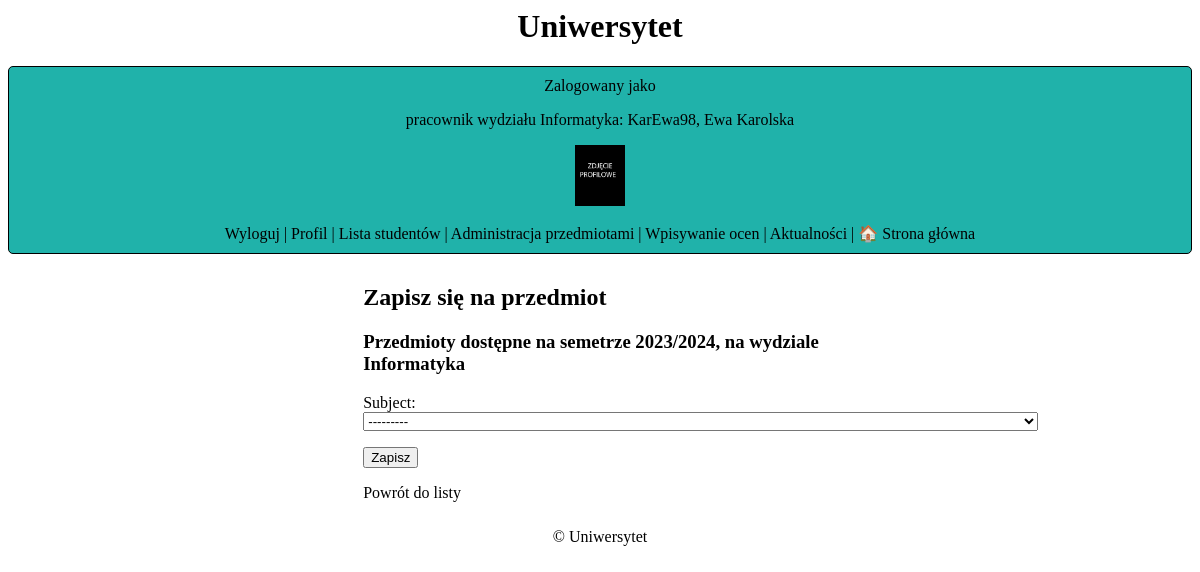
Screenshot of /education/create/ (signed in) with the database file from the repository.
### uczelnia/models.py (models this page shows, shortened)
class CustomUser(AbstractUser):
    first_name = models.CharField(max_length=100, blank=False, null=False)
    last_name = models.CharField(max_length=100, blank=False, null=False)
    avatar = models.ImageField(default='default.png', upload_to='profile_pics')
    birthday = models.DateField(default=date(2000, 1, 1))
    phone = models.CharField(max_length=9, blank=False)
    address = models.CharField(max_length=100, blank=False)
    semester = models.CharField(max_length=100, default="2023/2024")  # semestr na którym jest student
    department = models.ForeignKey(Department, on_delete=models.CASCADE,
                                   null=False)  # w jakim wydziale studiuje student lub zatrudniony jest pracownik
    is_employee = models.BooleanField(default=False)  # czy użytkownik jest pracownikiem
    is_verified = models.BooleanField(default=False) #veryfikacja przez admina

class Department(models.Model):
    name = models.CharField(max_length=100, blank=False, null=False)
    def __str__(self):
        return self.name

### uczelnia/views.py (the view, shortened to what this page needs)
# urls.py: path('education/create/', EducationCreateView.as_view(), name='education_create'),
class EducationCreateView(CreateView):
    model = Education
    template_name = 'education_create.html'
    success_url = reverse_lazy('education_list') ## URL, na który zostanie przekierowany użytkownik
    fields = ['subject'] #jest to pole modelu, które mają być wyświetlone w formularzu
    def get_form(self, form_class=None):
        form = super().get_form(form_class) #tą metodą dostosowuje sobie  formularz przed jego wyświetleniem.
        form.fields['subject'].queryset = Subject.objects.filter( #ograniczam queryset dla pola 'subject'
            Q(semester=self.request.user.semester) & Q(teacher__department=self.request.user.department))
        return form

### uczelnia/models.py (called while the page is built)
    def __str__(self):
        return self.name + ", semestr:" + self.semester + ", prowadzący: " + self.teacher.first_name + " " + self.teacher.last_name + ", wydział: " + self.teacher.department.name

### uczelnia/templates/education_create.html (shortened to what this page needs)
{% extends 'base.html' %}
{% block content %}
  <h2>Zapisz się na przedmiot</h2>
  <h3>Przedmioty dostępne na semetrze {{user.semester}}, na wydziale {{user.department}}</h3>
  <form method="post">
    {{ form.as_p }}
    <button type="submit">Zapisz</button>
  </form>
  <a href="{% url 'education_list' %}">Powrót do listy</a>
{% endblock %}

### uczelnia/templates/base.html
{% load static %}
<head>
  <link rel="stylesheet" href="{% static 'style.css' %}" />
</head>
<body>
  <center>
      <h1>Uniwersytet</h1>
      <header>
          {% if user.is_authenticated %}
          Zalogowany jako
        {% if user.is_superuser %}
          <p>Administrator: {{ user.username }}</p>
        {% elif user.is_employee %}
          <p>pracownik wydziału {{user.department}}: {{ user.username }}, {{user.first_name}} {{user.last_name}}</p>
        {% else %}
          <p>student wydziału {{user.department}}: {{ user.username }}, {{user.first_name}} {{user.last_name}}, semestr {{user.semester}}</p>
        {% endif %}
        <img src="{{user.avatar.url}}" width="50px">
<br>  <br>
      <a href="{% url 'logout' %}">Wyloguj</a>
      |
      <a href="{% url 'edit_profile' %}">Profil</a>
      |
        {% if user.is_superuser %}
          <p>Administrator: {{ user.username }}</p>
            <a href="{% url 'admin_home' %}">Panel Administratora</a> |
          <a href="{% url 'verification_list' %}">Weryfikacja użytkowników</a> |
            <a href="{% url 'news_list' %}">Aktualności</a>
        {% elif user.is_employee %}
              <a href="{% url 'user_list' %}">Lista studentów</a>
               |
              <a href="{% url 'subject_list' %}">Administracja przedmiotami</a>
              |
              <a href="{% url 'education_list' %}">Wpisywanie ocen</a> |
            <a href="{% url 'news_list' %}">Aktualności</a>
        {% else %}
              <a href="{% url 'education_list' %}">Nauka</a> |
            <a href="{% url 'news_list' %}">Aktualności</a>
        {% endif %}
      {% else %}
      <p>Nie jesteś zalogowany</p>
      <a href="{% url 'login' %}">Logowanie</a>|
      <a href="{% url 'signup' %}">Rejestracja</a>
      {% endif %} |
      <a href="{% url 'home' %}">🏠 Strona główna</a>
    </header>
  </center>
  <main class="center">{% block content %} {% endblock %}</main>
  <center>
    <footer>
      <p>&copy; {{ year }} Uniwersytet</p>
    </footer>
  </center>
</body>

### uczelnia/static/style.css (style rules this page uses)
body { font-family: verdana; }
a:link { color: #000000; text-decoration: none; }
.center { margin: auto; width: 40%; padding: 10px; }
header { margin-left: auto; margin-right: auto; background-color: lightseagreen; border-radius: 5px; border: #000000 1px solid; padding: 10px; }
main { margin-left: auto; margin-right: auto; }
footer { margin-left: auto; margin-right: auto; }

### rows the page displays
CustomUser: department "Informatyka", username "KarEwa98", first_name "Ewa", last_name "Karolska", avatar (picture), semester "2023/2024"
